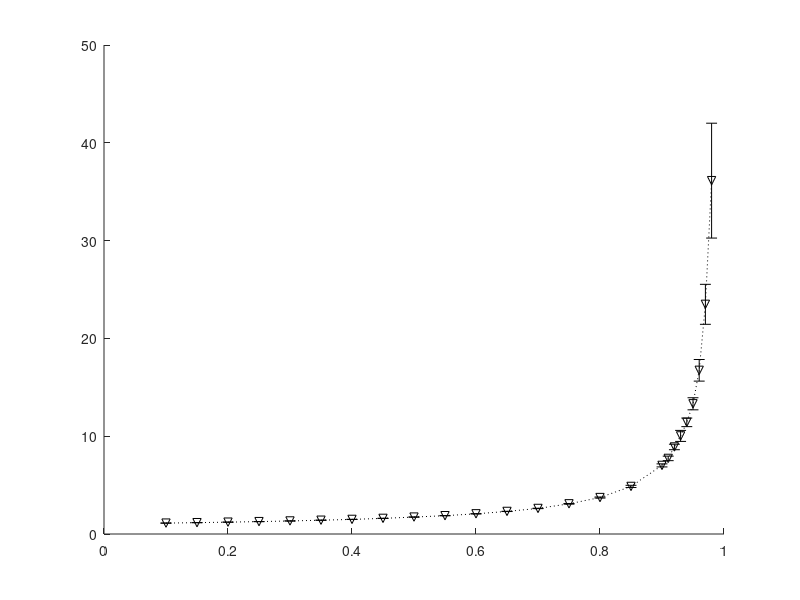

This chart was generated by the following MATLAB code: (Note: this script raises an error after producing the figure.)
no = sqrt(10);

% % figure 1
% x = csvread('Qcompare_RFIFOLIFO_B1_N50_K5_Beta0.1_Rho01_09.csv', 1, 0);
% arrival_rates = x(:, 1);
% FIFO_Q = x(:, 2);
% FIFO_Q_std = x(:, 4)/no;
% R_Q = x(:,6);
% R_Q_std = x(:, 8)/no;
% LIFO_Q = x(:, 10);
% LIFO_Q_std = x(:, 12)/no;
% 
% figure(1);
% hold on;
% errorbar(arrival_rates, FIFO_Q, FIFO_Q_std, 'kv:', 'LineWidth', 2, 'MarkerSize', 4);
% errorbar(arrival_rates, R_Q, R_Q_std, 'ko:', 'LineWidth', 2, 'MarkerSize', 4);
% errorbar(arrival_rates, LIFO_Q, LIFO_Q_std, 'k*:', 'LineWidth', 2, 'MarkerSize', 4);
% xlabel('Arrival Rate - \lambda (packets/sec)');
% ylabel('Average queueing delay (secs)');

% % figure 1
% x = csvread('Qcompare_RFIFOLIFO_B10_N250_K20_Beta0.5_Rho01_098.csv', 1, 0);
% arrival_rates = x(:, 1);
% FIFO_Q = x(:, 2);
% FIFO_Q_std = x(:, 4)/no;
% R_Q = x(:,6);
% R_Q_std = x(:, 8)/no;
% LIFO_Q = x(:, 10);
% LIFO_Q_std = x(:, 12)/no;
% 
% figure(1);
% hold on;
% errorbar(arrival_rates, FIFO_Q, 2 * FIFO_Q_std, 'kv:', 'LineWidth', 2, 'MarkerSize', 4);
% errorbar(arrival_rates, R_Q, 2 * R_Q_std, 'ko:', 'LineWidth', 2, 'MarkerSize', 4);
% errorbar(arrival_rates, LIFO_Q, 2 * LIFO_Q_std, 'ks:', 'LineWidth', 2, 'MarkerSize', 4);
% xlabel('Arrival Rate - \lambda (packets/sec)');
% ylabel('Average queueing delay (secs)');

% figure 1
x = csvread('Qcompare_RFIFOLIFO_B500_N50_K5_Beta0.1_Lambda01_098.csv', 1, 0);
arrival_rates = x(:, 1);
FIFO_Q = x(:, 2);
FIFO_Q_std = x(:, 4)/no;
R_Q = x(:,6);
R_Q_std = x(:, 8)/no;
LIFO_Q = x(:, 10);
LIFO_Q_std = x(:, 12)/no;

figure(1);
hold on;
errorbar(arrival_rates, FIFO_Q, 2 * FIFO_Q_std, 'kv:', 'LineWidth', 3, 'MarkerSize', 8);
errorbar(arrival_rates, R_Q, 2 * R_Q_std, 'ko:', 'LineWidth', 3, 'MarkerSize', 8);
errorbar(arrival_rates, LIFO_Q, 2 * LIFO_Q_std, 'ks:', 'LineWidth', 3, 'MarkerSize', 8);
xlabel('Arrival Rate - \lambda (packets/sec)');
ylabel('Average queueing delay (secs)');
grid on;


